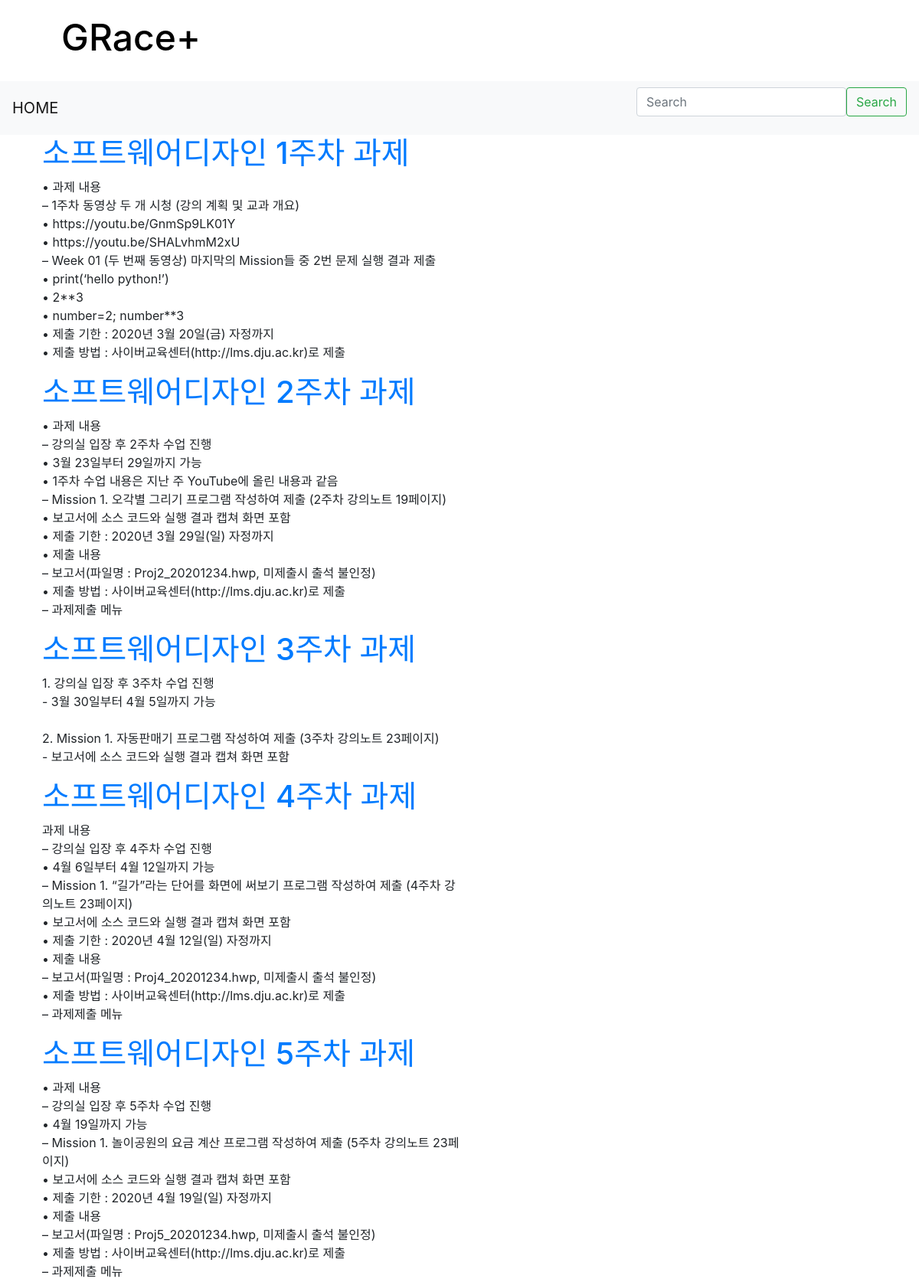
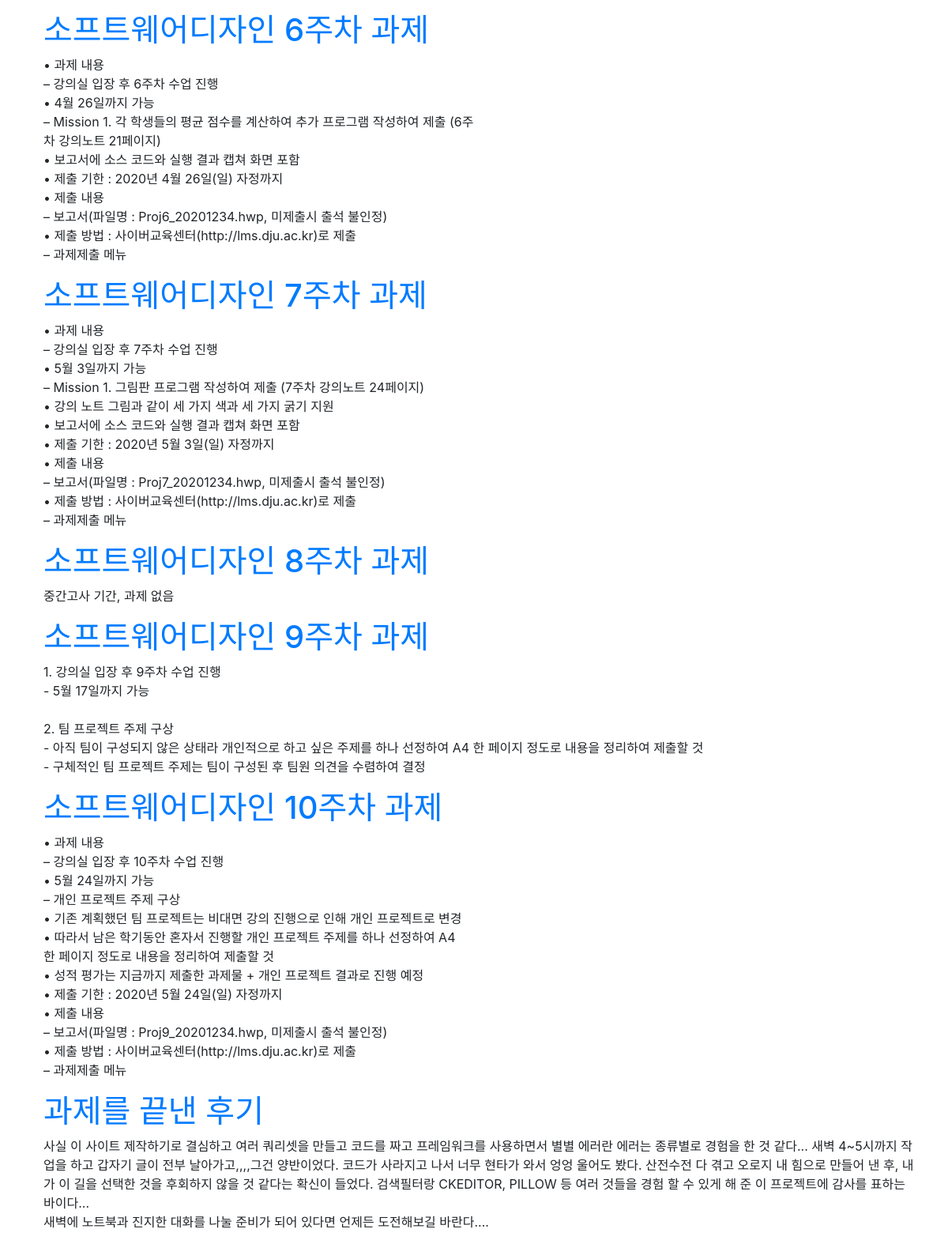
The page / on the database its author committed (2 pictures, top to bottom).
### blog/models.py (models this page shows, shortened)
class Post(models.Model):
    author = models.ForeignKey(settings.AUTH_USER_MODEL, on_delete=models.CASCADE)
    title = models.CharField(max_length=200)
    text = models.TextField()
    description = RichTextUploadingField(blank=True,null=True)
    created_date = models.DateTimeField(
            default=timezone.now)
    published_date = models.DateTimeField(
            blank=True, null=True)

### blog/views.py (the view)
# urls.py: path('', views.post_list, name='post_list'),
def post_list(request):
    posts = Post.objects.filter(published_date__lte=timezone.now()).order_by('published_date')
    return render(request, 'blog/post_list.html', {'posts': posts})

### blog/templates/blog/post_list.html
{% extends 'blog/base.html' %}
{% block content %}
    {% for post in posts %}
        <div class="post">
            <h1><a href="{% url 'post_detail' pk=post.pk %}">{{ post.title }}</a></h1>
            <div class="lineover">
            	<p>{{ post.text|linebreaksbr }}</p>
            </div>
        </div>
    {% endfor %}
{% endblock %}

### blog/templates/blog/base.html (shortened to what this page needs)
{% load static %}
<html lang="ko">
    <head>
        <link rel="stylesheet" href="https://stackpath.bootstrapcdn.com/bootstrap/4.4.1/css/bootstrap.min.css">
        <link rel="stylesheet" href="{% static 'css/blog.css' %}">
    </head>
    <body>
        <div class="header">
            <h1><a href="/" style="color: #000000;">GRace+</a></h1>
        </div>
		<nav class="navbar sticky-top navbar-light bg-light">
		    <a class="navbar-brand" href="/">HOME</a>
			<form class="form-inline" action="{% url 'result' %}" method="get">
			    <input class="form-control mr-sm-0" type="search" placeholder="Search" aria-label="Search" name="q">
			    <button class="btn btn-outline-success my-my-sm-0" type="submit">Search</button>
			</form>
		</nav>
        <div class="container">
            <div class="row">
                <div class="col-md-12">
                    {% block content %}
                    {% endblock %}
                </div>
            </div>
        </div>
        <link rel="stylesheet" href="{% static 'css/blog.css' %}">
    </body>
</html>

### blog/static/css/blog.css (style rules this page uses)
.header { margin-left: 40px; padding: 20px 20px 20px 40px; }
.header h1, header h1 a, header h1 a:visited, header h1 a:active { color: #000000; font-size: 36pt; text-decoration: none; }
.container { margin-left: 40px; }

### rows shown on the page
Post: title "소프트웨어디자인 1주차 과제", text "• 과제 내용 – 1주차 동영상 두 개 시청 (강의 계획 및 교과 개요) • https://youtu.be/GnmSp9LK01Y • https://youtu.be/SHALvhmM2xU – Week 01 (두 번째 동영상) 마지막의 Mission들 중 2번 문제 실행 결과 제출 • print(‘hello python!’) • 2**3 • number=2; number**3 • 제출 기한 : 2020년 3월 20일(금) 자정까지 • 제출 방법 : 사이버교육센터(http://lms.dju.ac.kr)로 제출"
Post: title "소프트웨어디자인 2주차 과제", text "• 과제 내용 – 강의실 입장 후 2주차 수업 진행 • 3월 23일부터 29일까지 가능 • 1주차 수업 내용은 지난 주 YouTube에 올린 내용과 같음 – Mission 1. 오각별 그리기 프로그램 작성하여 제출 (2주차 강의노트 19페이지) • 보고서에 소스 코드와 실행 결과 캡쳐 화면 포함 • 제출 기한 : 2020년 3월 29일(일) 자정까지 • 제출 내용 – 보고서(파일명 : Proj2_20201234.hwp, 미제출시 출석 불인정) • 제출 방법 : 사이버교육센터(http://lms.dju.ac.kr)로 제출 – 과제제출 메뉴"
Post: title "소프트웨어디자인 3주차 과제", text "1. 강의실 입장 후 3주차 수업 진행 - 3월 30일부터 4월 5일까지 가능 2. Mission 1. 자동판매기 프로그램 작성하여 제출 (3주차 강의노트 23페이지) - 보고서에 소스 코드와 실행 결과 캡쳐 화면 포함"
Post: title "소프트웨어디자인 4주차 과제", text "과제 내용 – 강의실 입장 후 4주차 수업 진행 • 4월 6일부터 4월 12일까지 가능 – Mission 1. “길가”라는 단어를 화면에 써보기 프로그램 작성하여 제출 (4주차 강 의노트 23페이지) • 보고서에 소스 코드와 실행 결과 캡쳐 화면 포함 • 제출 기한 : 2020년 4월 12일(일) 자정까지 • 제출 내용 – 보고서(파일명 : Proj4_20201234.hwp, 미제출시 출석 불인정) • 제출 방법 : 사이버교육센터(http://lms.dju.ac.kr)로 제출 – 과제제출 메뉴"
Post: title "소프트웨어디자인 5주차 과제", text "• 과제 내용 – 강의실 입장 후 5주차 수업 진행 • 4월 19일까지 가능 – Mission 1. 놀이공원의 요금 계산 프로그램 작성하여 제출 (5주차 강의노트 23페 이지) • 보고서에 소스 코드와 실행 결과 캡쳐 화면 포함 • 제출 기한 : 2020년 4월 19일(일) 자정까지 • 제출 내용 – 보고서(파일명 : Proj5_20201234.hwp, 미제출시 출석 불인정) • 제출 방법 : 사이버교육센터(http://lms.dju.ac.kr)로 제출 – 과제제출 메뉴"
Post: title "소프트웨어디자인 6주차 과제", text "• 과제 내용 – 강의실 입장 후 6주차 수업 진행 • 4월 26일까지 가능 – Mission 1. 각 학생들의 평균 점수를 계산하여 추가 프로그램 작성하여 제출 (6주 차 강의노트 21페이지) • 보고서에 소스 코드와 실행 결과 캡쳐 화면 포함 • 제출 기한 : 2020년 4월 26일(일) 자정까지 • 제출 내용 – 보고서(파일명 : Proj6_20201234.hwp, 미제출시 출석 불인정) • 제출 방법 : 사이버교육센터(http://lms.dju.ac.kr)로 제출 – 과제제출 메뉴"
Post: title "소프트웨어디자인 7주차 과제", text "• 과제 내용 – 강의실 입장 후 7주차 수업 진행 • 5월 3일까지 가능 – Mission 1. 그림판 프로그램 작성하여 제출 (7주차 강의노트 24페이지) • 강의 노트 그림과 같이 세 가지 색과 세 가지 굵기 지원 • 보고서에 소스 코드와 실행 결과 캡쳐 화면 포함 • 제출 기한 : 2020년 5월 3일(일) 자정까지 • 제출 내용 – 보고서(파일명 : Proj7_20201234.hwp, 미제출시 출석 불인정) • 제출 방법 : 사이버교육센터(http://lms.dju.ac.kr)로 제출 – 과제제출 메뉴"
Post: title "소프트웨어디자인 8주차 과제", text "중간고사 기간, 과제 없음"
Post: title "소프트웨어디자인 9주차 과제", text "1. 강의실 입장 후 9주차 수업 진행 - 5월 17일까지 가능 2. 팀 프로젝트 주제 구상 - 아직 팀이 구성되지 않은 상태라 개인적으로 하고 싶은 주제를 하나 선정하여 A4 한 페이지 정도로 내용을 정리하여 제출할 것 - 구체적인 팀 프로젝트 주제는 팀이 구성된 후 팀원 의견을 수렴하여 결정"
Post: title "소프트웨어디자인 10주차 과제", text "• 과제 내용 – 강의실 입장 후 10주차 수업 진행 • 5월 24일까지 가능 – 개인 프로젝트 주제 구상 • 기존 계획했던 팀 프로젝트는 비대면 강의 진행으로 인해 개인 프로젝트로 변경 • 따라서 남은 학기동안 혼자서 진행할 개인 프로젝트 주제를 하나 선정하여 A4 한 페이지 정도로 내용을 정리하여 제출할 것 • 성적 평가는 지금까지 제출한 과제물 + 개인 프로젝트 결과로 진행 예정 • 제출 기한 : 2020년 5월 24일(일) 자정까지 • 제출 내용 – 보고서(파일명 : Proj9_20201234.hwp, 미제출시 출석 불인정) • 제출 방법 : 사이버교육센터(http://lms.dju.ac.kr)로 제출 – 과제제출 메뉴"
Post: title "과제를 끝낸 후기", text "사실 이 사이트 제작하기로 결심하고 여러 쿼리셋을 만들고 코드를 짜고 프레임워크를 사용하면서 별별 에러란 에러는 종류별로 경험을 한 것 같다... 새벽 4~5시까지 작업을 하고 갑자기 글이 전부 날아가고,,,,그건 양반이었다. 코드가 사라지고 나서 너무 현타가 와서 엉엉 울어도 봤다. 산전수전 다 겪고 오로지 내 힘으로 만들어 낸 후, 내가 이 길을 선택한 것을 후회하지 않을 것 같다는 확신이 들었다. 검색필터랑 CKEDITOR, PILLOW 등 여러 것들을 경험 할 수 있게 해 준 이 프로젝트에 감사를 표하는 바이다... 새벽에 노트북과 진지한 대화를 나눌 준비가 되어 있다면 언제든 도전해보길 바란다...."
